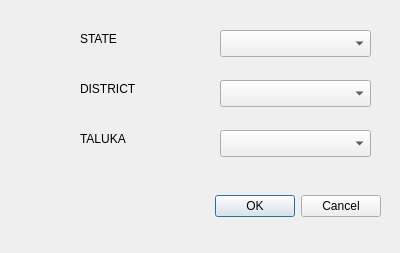
<?xml version="1.0" encoding="UTF-8"?>
<ui version="4.0">
 <class>timetablecreaterDialogBase</class>
 <widget class="QDialog" name="timetablecreaterDialogBase">
  <property name="geometry">
   <rect>
    <x>0</x>
    <y>0</y>
    <width>400</width>
    <height>253</height>
   </rect>
  </property>
  <property name="windowTitle">
   <string>MSRTC PHC Time Table Creater</string>
  </property>
  <widget class="QDialogButtonBox" name="button_box">
   <property name="geometry">
    <rect>
     <x>40</x>
     <y>190</y>
     <width>341</width>
     <height>32</height>
    </rect>
   </property>
   <property name="orientation">
    <enum>Qt::Horizontal</enum>
   </property>
   <property name="standardButtons">
    <set>QDialogButtonBox::Cancel|QDialogButtonBox::Ok</set>
   </property>
  </widget>
  <widget class="QComboBox" name="comboBox">
   <property name="geometry">
    <rect>
     <x>220</x>
     <y>30</y>
     <width>151</width>
     <height>27</height>
    </rect>
   </property>
  </widget>
  <widget class="QComboBox" name="comboBox_2">
   <property name="geometry">
    <rect>
     <x>220</x>
     <y>80</y>
     <width>151</width>
     <height>27</height>
    </rect>
   </property>
  </widget>
  <widget class="QComboBox" name="comboBox_3">
   <property name="geometry">
    <rect>
     <x>220</x>
     <y>130</y>
     <width>151</width>
     <height>27</height>
    </rect>
   </property>
  </widget>
  <widget class="QLabel" name="label">
   <property name="geometry">
    <rect>
     <x>80</x>
     <y>30</y>
     <width>66</width>
     <height>17</height>
    </rect>
   </property>
   <property name="text">
    <string>STATE</string>
   </property>
  </widget>
  <widget class="QLabel" name="label_2">
   <property name="geometry">
    <rect>
     <x>80</x>
     <y>80</y>
     <width>66</width>
     <height>17</height>
    </rect>
   </property>
   <property name="text">
    <string>DISTRICT</string>
   </property>
  </widget>
  <widget class="QLabel" name="label_3">
   <property name="geometry">
    <rect>
     <x>80</x>
     <y>130</y>
     <width>66</width>
     <height>17</height>
    </rect>
   </property>
   <property name="text">
    <string>TALUKA</string>
   </property>
  </widget>
 </widget>
 <resources/>
 <connections>
  <connection>
   <sender>button_box</sender>
   <signal>accepted()</signal>
   <receiver>timetablecreaterDialogBase</receiver>
   <slot>accept()</slot>
   <hints>
    <hint type="sourcelabel">
     <x>20</x>
     <y>20</y>
    </hint>
    <hint type="destinationlabel">
     <x>20</x>
     <y>20</y>
    </hint>
   </hints>
  </connection>
  <connection>
   <sender>button_box</sender>
   <signal>rejected()</signal>
   <receiver>timetablecreaterDialogBase</receiver>
   <slot>reject()</slot>
   <hints>
    <hint type="sourcelabel">
     <x>20</x>
     <y>20</y>
    </hint>
    <hint type="destinationlabel">
     <x>20</x>
     <y>20</y>
    </hint>
   </hints>
  </connection>
 </connections>
</ui>
